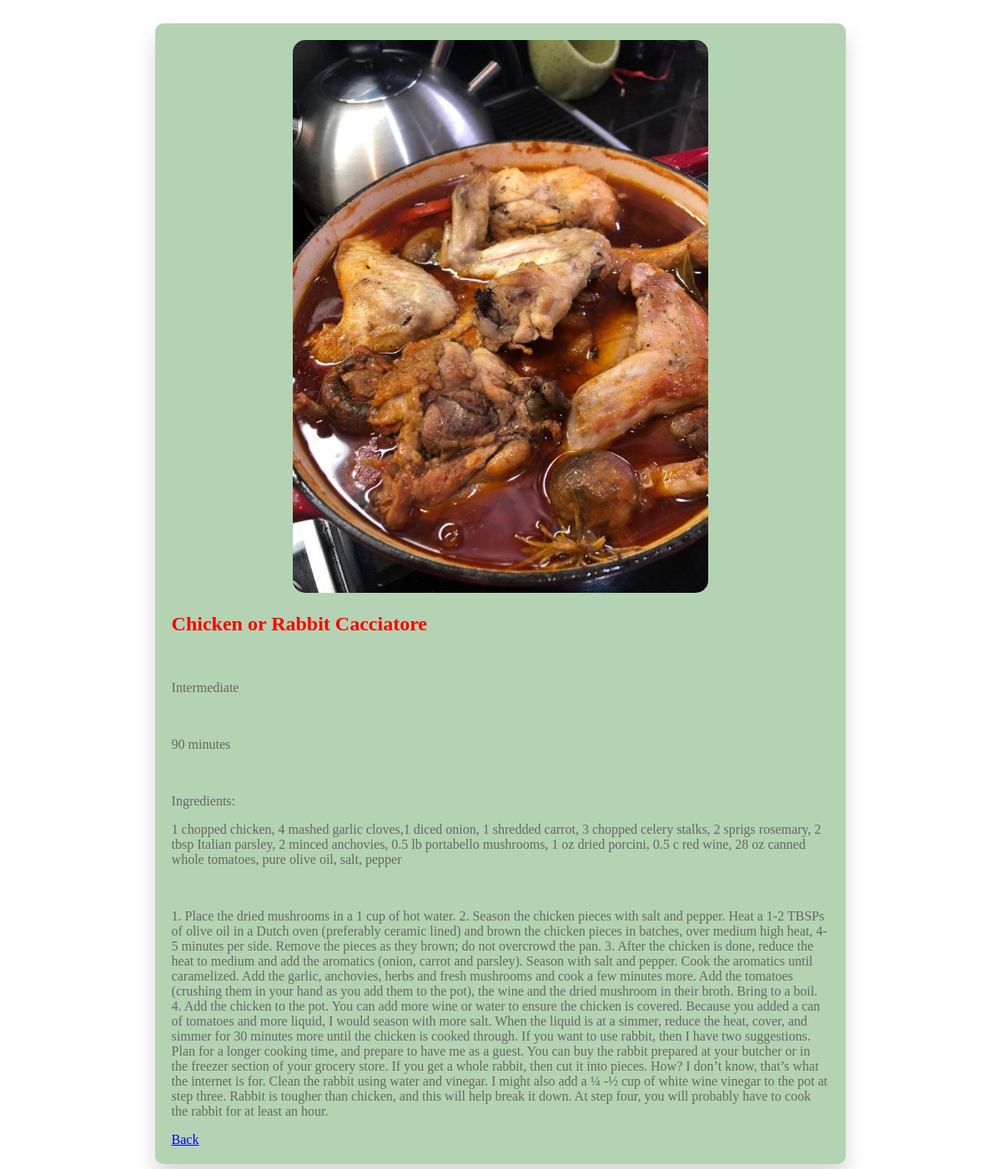
The app's page /list/2 (signed in) with its own data.
### recipes/models.py (models this page shows, shortened)
class Recipe(models.Model):
    name = models.CharField(max_length = 120)
    cooking_time = models.IntegerField(help_text = 'in minutes', default = 0)
    ingredients = models.CharField(max_length = 500)
    description = models.TextField()
    pic = models.ImageField(upload_to='recipes', default='no_picture.jpg')
    def calc_difficulty(self):
        ingredients = self.ingredients.split(', ')
        if self.cooking_time <= 90 and len(ingredients) <= 5:
            difficulty = 'Easy'
        elif self.cooking_time <= 90 and len(ingredients) > 5:
            difficulty = 'Intermediate'
        elif self.cooking_time > 90 and len(ingredients) < 10:
            difficulty = 'Hard'
        elif self.cooking_time > 90 and len(ingredients) >= 10:
            difficulty = 'Expert'
        return difficulty

### recipes/views.py (the view)
# urls.py: path('list/<pk>', RecipeDetailView.as_view(), name='detail'),
class RecipeDetailView(LoginRequiredMixin, DetailView):
    model = Recipe
    template_name = 'recipes/detail.html'

### recipes/templates/recipes/detail.html (shortened to what this page needs)
{% load static %}
<!DOCTYPE html>
<html lang="en">
<head>
</head>
<body>
    <section class="details-section">
        <div class="details-card">
            <img class="details-card-img" src="{{object.pic.url}}" alt="recipe-img">
            <div class="details-container">
                <h1> {{object.name}} </h1>
                <br>
                <p> {{object.calc_difficulty}} </p>
                <br>
                <p> {{object.cooking_time}} minutes</p>
                <br>
                <p>Ingredients: <p>
                <p> {{object.ingredients}} </p>
                <br>
                <p> {{object.description}} </p>
                    <a href="/recipes/list"> Back</a>
            </div>
        </div>
    </section>
</body>
</html>

### recipes/templates/recipes/detail.html (style rules this page uses)
.details-section { display: flex; place-content: center; justify-items: center; height: 100%; width: 100%; }
.details-card { box-shadow: 0 15px 25px rgba(129, 124, 124, 0.3); border-radius: 10px; backdrop-filter: blur(40px); background-color: #b4d3b2; text-align: center; height: 100%; width: 70%; margin: 20px; padding-top: 20px; }
.details-card-img { border-radius: 15px; height: 40%; width: 60%; }
.details-container { text-align: left; margin: 20px; }
h1 { color: red; }
p { color: #666; }

### records on screen
Recipe: pic (picture), name "Chicken or Rabbit Cacciatore", calc_difficulty "Intermediate", cooking_time "90", ingredients "1 chopped chicken, 4 mashed garlic cloves,1 diced onion, 1 shredded carrot, 3 chopped celery stalks, 2 sprigs rosemary, 2 tbsp Italian parsley, 2 minced anchovies, 0.5 lb portabello mushrooms, 1 oz dried porcini, 0.5 c red wine, 28 oz canned whole tomatoes, pure olive oil, salt, pepper", description "1. Place the dried mushrooms in a 1 cup of hot water. 2. Season the chicken pieces with salt and pepper. Heat a 1-2 TBSPs of olive oil in a Dutch oven (preferably ceramic lined) and brown the chicken pieces in batches, over medium high heat, 4-5 minutes per side. Remove the pieces as they brown; do not overcrowd the pan. 3. After the chicken is done, reduce the heat to medium and add the aromatics (onion, carrot and parsley). Season with salt and pepper. Cook the aromatics until caramelized. Add the garlic, anchovies, herbs and fresh mushrooms and cook a few minutes more. Add the tomatoes (crushing them in your hand as you add them to the pot), the wine and the dried mushroom in their…"
